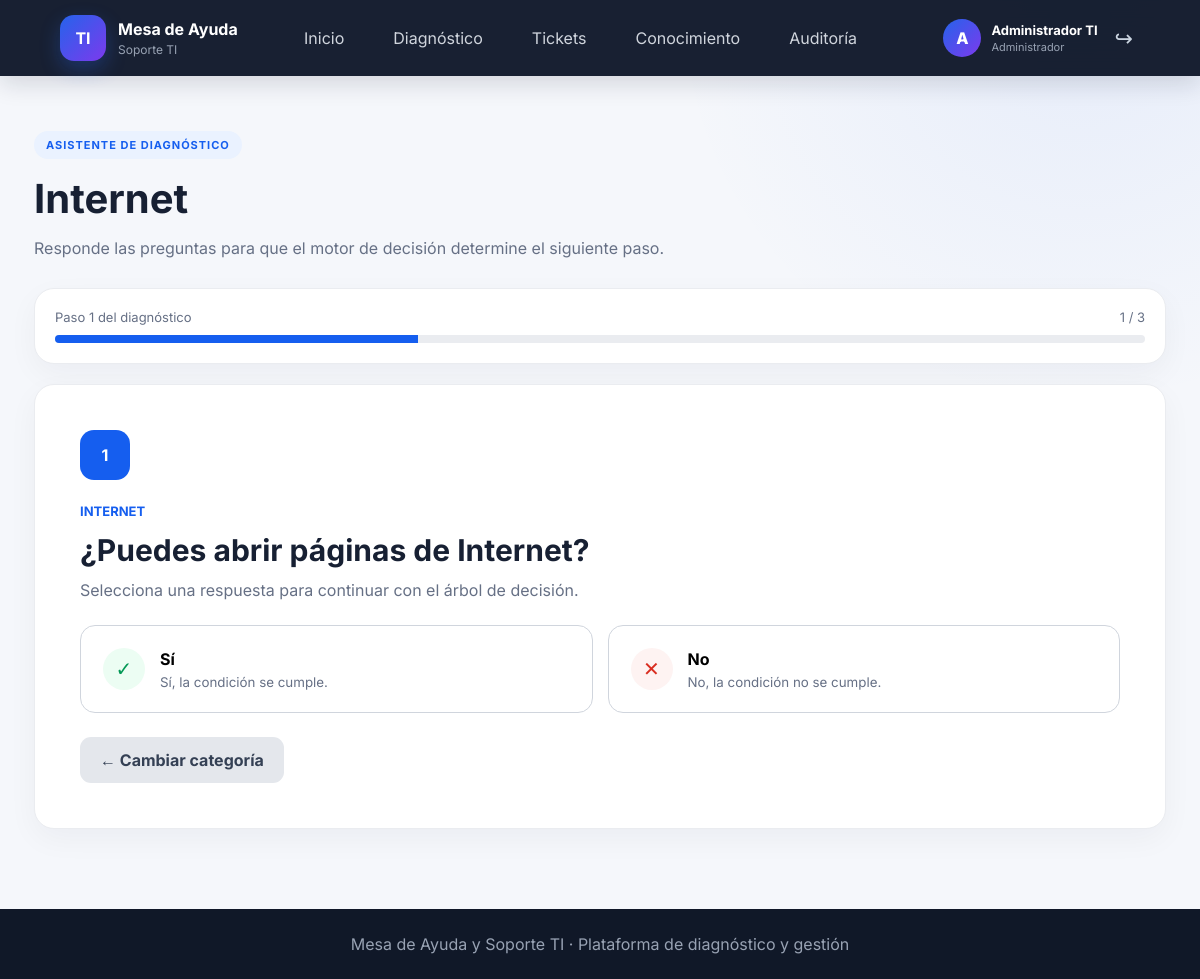
The app's page /diagnostico/paso/4 (signed in) with its own data.
### models/paso_decision.py (models this page shows)
class PasoDecision(db.Model):
    __tablename__ = "pasos_decision"
    id = db.Column(
        db.Integer,
        primary_key=True
    )
    categoria = db.Column(
        db.String(80),
        nullable=False
    )
    pregunta = db.Column(
        db.String(250),
        nullable=False
    )
    opcion_si = db.Column(
        db.String(250)
    )
    opcion_no = db.Column(
        db.String(250)
    )
    siguiente_si = db.Column(
        db.Integer
    )
    siguiente_no = db.Column(
        db.Integer
    )
    solucion_si = db.Column(
        db.Text
    )
    solucion_no = db.Column(
        db.Text
    )
    escalar_si = db.Column(
        db.Boolean,
        default=False
    )
    escalar_no = db.Column(
        db.Boolean,
        default=False
    )

### routes/diagnostico.py (the view, shortened to what this page needs)
@diagnostico_bp.route("/paso/<int:paso_id>", methods=["GET", "POST"])
def paso(paso_id):
    paso_actual = MotorDecision.obtener_paso(paso_id)
    total_pasos = PasoDecision.query.filter_by(categoria=paso_actual.categoria).count()
    completados = PasoDecision.query.filter(
        PasoDecision.categoria == paso_actual.categoria,
        PasoDecision.id <= paso_actual.id
    ).count()
    return render_template(
        "diagnostico.html",
        paso=paso_actual,
        total_pasos=max(total_pasos, 1),
        paso_numero=max(completados, 1),
    )

### services/motor_decision.py (called while the page is built)
    @staticmethod
    def obtener_paso(paso_id):
        return PasoDecision.query.get_or_404(paso_id)

### templates/diagnostico.html (shortened to what this page needs)
{% extends "base.html" %}
{% block content %}
<div class="diagnostic-container">
    <div class="diagnostic-header">
        <span class="badge">ASISTENTE DE DIAGNÓSTICO</span>
        <h1>{{ paso.categoria }}</h1>
        <p>
            Responde las preguntas para que el motor de decisión
            determine el siguiente paso.
        </p>
    </div>
    <div class="progress-container">
        <div class="progress-info">
            <span>Paso {{ paso_numero }} del diagnóstico</span>
            <span>{{ paso_numero }} / {{ total_pasos }}</span>
        </div>
        <div class="progress-bar">
            <div
                class="progress"
                style="width: {{ ((paso_numero / total_pasos) * 100) if total_pasos else 0 }}%;"
            ></div>
        </div>
    </div>
    <div class="question-card">
        <div class="question-number">{{ paso_numero }}</div>
        <span class="category">{{ paso.categoria|upper }}</span>
        <h2>{{ paso.pregunta }}</h2>
        <p>
            Selecciona una respuesta para continuar con el árbol de decisión.
        </p>
        <form method="POST" action="{{ url_for('diagnostico.paso', paso_id=paso.id) }}">
            <div class="answer-buttons">
                <button class="answer yes" type="submit" name="respuesta" value="si">
                    <span>✓</span>
                    <div>
                        <strong>Sí</strong>
                        <small>{{ paso.opcion_si or "Sí, la condición se cumple." }}</small>
                    </div>
                </button>
                <button class="answer no" type="submit" name="respuesta" value="no">
                    <span>✕</span>
                    <div>
                        <strong>No</strong>
                        <small>{{ paso.opcion_no or "No, la condición no se cumple." }}</small>
                    </div>
                </button>
            </div>
        </form>
        <div class="wizard-actions">
            <a class="btn-secondary" href="{{ url_for('diagnostico.iniciar') }}">
                ← Cambiar categoría
            </a>
        </div>
    </div>
</div>
{% endblock %}

### static/css/style.css (style rules this page uses)
* { box-sizing: border-box; margin: 0; padding: 0; }
body { font-family: Arial, Helvetica, sans-serif; background: #f4f7fb; color: #172033; min-height: 100vh; }
.badge { display: inline-block; padding: 7px 12px; background: #eaf2ff; color: #155eef; border-radius: 30px; font-size: 11px; font-weight: bold; letter-spacing: 1px; }
.btn-primary, .btn-secondary { display: inline-flex; justify-content: center; align-items: center; padding: 13px 20px; border-radius: 11px; text-decoration: none; border: none; font-weight: bold; cursor: pointer; }
.btn-secondary { background: #e4e7ec; color: #344054; }
.hero-card, .stat-card, .feature-card, .question-card, .ticket-form, .table-wrap, .knowledge-card, .solution-box, .progress-container { background: white; border: 1px solid #eaecf0; border-radius: 20px; }
.features, .page-container, .diagnostic-container, .result-container { max-width: 1180px; margin: auto; padding: 0 24px 80px; }
.diagnostic-container { padding-top: 55px; }
.diagnostic-header h1, .page-container h1 { font-size: 40px; margin: 15px 0; }
.diagnostic-header p { color: #667085; }
.progress-container { padding: 20px; margin: 30px 0 20px; }
.progress-info { display: flex; justify-content: space-between; color: #667085; font-size: 13px; margin-bottom: 10px; }
.progress-bar { height: 8px; background: #eaecf0; border-radius: 20px; overflow: hidden; }
.progress { height: 100%; background: #155eef; }
.question-card { padding: 45px; box-shadow: 0 15px 40px rgba(16,24,40,.06); }
.question-number { width: 50px; height: 50px; background: #155eef; color: white; border-radius: 14px; display: flex; align-items: center; justify-content: center; font-weight: bold; margin-bottom: 20px; }
.category { color: #155eef; font-size: 13px; font-weight: bold; }
.question-card h2 { font-size: 30px; margin: 12px 0; }
.question-card > p { color: #667085; margin-bottom: 25px; }
.answer-buttons { display: grid; grid-template-columns: 1fr 1fr; gap: 15px; }
.answer { background: white; border: 1px solid #d0d5dd; border-radius: 15px; padding: 22px; display: flex; align-items: center; gap: 15px; cursor: pointer; text-align: left; }
.answer > span { width: 42px; height: 42px; border-radius: 50%; display: flex; align-items: center; justify-content: center; font-size: 20px; }
.yes > span { background: #ecfdf3; color: #039855; }
.no > span { background: #fef3f2; color: #d92d20; }
.answer strong, .answer small { display: block; }
.answer small { color: #667085; margin-top: 5px; }
.wizard-actions { margin-top: 24px; display:flex; justify-content:flex-start; }
button.answer { width:100%; font:inherit; }
body { font-family: "Inter", Arial, Helvetica, sans-serif; background: radial-gradient(circle at 90% 0%, rgba(37,99,235,.07), transparent 28%), #f5f7fb; }
.hero-card, .stat-card, .feature-card, .question-card, .ticket-form, .table-wrap, .knowledge-card, .solution-box, .progress-container { box-shadow: 0 10px 30px rgba(15,23,42,.045); }

### records on screen
PasoDecision: categoria "Internet", categoria "INTERNET", pregunta "¿Puedes abrir páginas de Internet?", opcion_si "Sí, la condición se cumple.", opcion_no "No, la condición no se cumple."

### other values on screen
{{ (session.get('nombre', 'U')[0])|upper }} "A"
{{ session.get('nombre', 'Usuario') }} "Administrador TI"
{{ session.get('rol', 'tecnico')|capitalize }} "Administrador"
{{ paso_numero }} "1"
{{ total_pasos }} "3"
